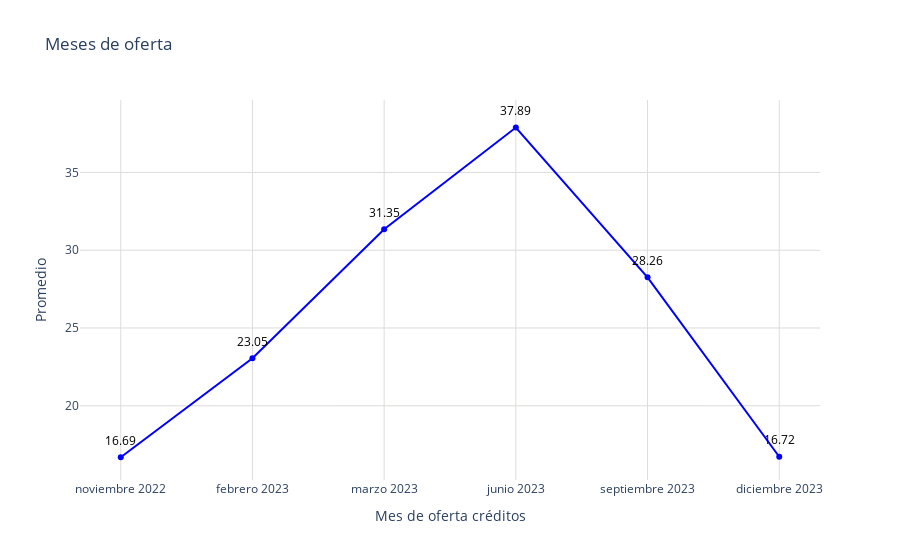

Notebook code cell kept with this figure:
### Code cell
import plotly.graph_objects as go

# Obtener los datos
dias = df_oferta_creditos['promedio']
meses = df_oferta_creditos['meses_oferta']

# Crear figura
fig = go.Figure()
fig.add_trace(go.Scatter(
    x=meses,
    y=dias,
    mode='markers+lines',
    marker=dict(color='blue'),
))
# Agregar anotaciones para mostrar los valores encima de los puntos
for mes, dia in zip(meses, dias):
    fig.add_annotation(
        x=mes,
        y=dia,
        text=str(dia),  # Texto que se mostrará (el valor del día)
        showarrow=False,  # No mostrar la flecha
        font=dict(color='black', size=12),  # Estilo del texto
        xshift=0,  # Desplazamiento horizontal del texto
        yshift=17,  # Desplazamiento vertical del texto
        textangle=0  # Ángulo del texto
    )
# Actualizar diseño
fig.update_layout(
    title='Meses de oferta',
    xaxis_title='Mes de oferta créditos',
    yaxis_title='Promedio',
    xaxis=dict(gridcolor='#dddcda', tickmode='array', tickvals=list(range(len(meses))), ticktext=meses),
    yaxis=dict(gridcolor='#dddcda', gridwidth=1),
    plot_bgcolor='rgba(0,0,0,0)'
)

# Exportar gráfica como archivo HTML
def guardar_grafico_como_html(fig, nombre_archivo, carpeta='graficas'):
    # Crear la carpeta si no existe
    if not os.path.exists(carpeta):
        os.makedirs(carpeta)
    
    # Gráfica como archivo HTML en la carpeta especificada
    pio.write_html(fig, f'{carpeta}/{nombre_archivo}.html')

guardar_grafico_como_html(fig, 'g_scatt_mesesoferta_pachuca', carpeta='graficas')
fig.show()

### Figure 1 — Plotly figure (JSON) as saved in the notebook; plotly's stock layout.template omitted (floating-point values rounded to 4 significant figures)
{"data": [{"marker": {"color": "blue"}, "mode": "markers+lines", "type": "scatter", "x": ["noviembre 2022", "febrero 2023", "marzo 2023", "junio 2023", "septiembre 2023", "diciembre 2023"], "y": [16.69, 23.05, 31.35, 37.89, 28.26, 16.72]}], "layout": {"annotations": [{"font": {"color": "black", "size": 12}, "showarrow": false, "text": "16.69", "textangle": 0, "x": "noviembre 2022", "xshift": 0, "y": 16.69, "yshift": 17}, {"font": {"color": "black", "size": 12}, "showarrow": false, "text": "23.05", "textangle": 0, "x": "febrero 2023", "xshift": 0, "y": 23.05, "yshift": 17}, {"font": {"color": "black", "size": 12}, "showarrow": false, "text": "31.35", "textangle": 0, "x": "marzo 2023", "xshift": 0, "y": 31.35, "yshift": 17}, {"font": {"color": "black", "size": 12}, "showarrow": false, "text": "37.89", "textangle": 0, "x": "junio 2023", "xshift": 0, "y": 37.89, "yshift": 17}, {"font": {"color": "black", "size": 12}, "showarrow": false, "text": "28.26", "textangle": 0, "x": "septiembre 2023", "xshift": 0, "y": 28.26, "yshift": 17}, {"font": {"color": "black", "size": 12}, "showarrow": false, "text": "16.72", "textangle": 0, "x": "diciembre 2023", "xshift": 0, "y": 16.72, "yshift": 17}], "plot_bgcolor": "rgba(0,0,0,0)", "title": {"text": "Meses de oferta"}, "xaxis": {"gridcolor": "#dddcda", "tickmode": "array", "ticktext": ["noviembre 2022", "febrero 2023", "marzo 2023", "junio 2023", "septiembre 2023", "diciembre 2023"], "tickvals": [0, 1, 2, 3, 4, 5], "title": {"text": "Mes de oferta créditos"}}, "yaxis": {"gridcolor": "#dddcda", "gridwidth": 1, "title": {"text": "Promedio"}}}}
